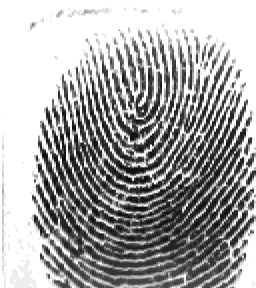
#> input picture ImageSent.bmp, 256 x 288 px
$ python -i FingerPrintMatching.py   (imports and definitions only)   (older library calls are emulated)
#> lines starting #> are read from the running program, lines starting #| are printed output that depends on the picture; after the words box and inside, x2 and y2 are one past the last pixel; in counts of white or black regions, pixels touching at a corner belong together
#> further down, picture is the input picture: shape (288, 256); min 0, max 255, mean 167.1
# Adem Garip

import cv2
import numpy as np
from skimage.metrics import structural_similarity as ssim
from PIL import Image
import io


# the code for gabor and minutiae is written after researching algorithms for them
# also remember that most of the variables might change due to the data set

# [7 lines left out: function gabor_Filter, not called in this run]


def extract_gabor_Features(image, kernel, ktype):
    filtered_image = cv2.filter2D(image, ktype, kernel)
    return filtered_image


def extract_minutiae_Points(image):
    threshold_val, threshold = cv2.threshold(image, 127, 255, cv2.THRESH_BINARY)
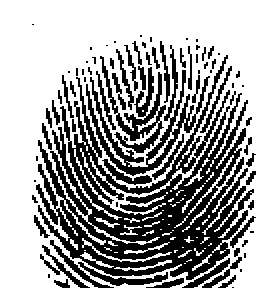
#> threshold: shape (288, 256); 62.3% white; 79 black regions (32 under 20 px)
    Contours, order = cv2.findContours(threshold, cv2.RETR_TREE, cv2.CHAIN_APPROX_SIMPLE)
#> Contours = 156 contours, 77 with area under 20; largest, box (x1, y1, x2, y2) and area: (0, 0, 256, 288) 71159, (35, 54, 255, 281) 19900, (85, 69, 197, 177) 2688, (115, 71, 167, 142) 994, (77, 261, 169, 287) 614; order = 156 rows, first 6: [-1, -1, 1, -1], [2, -1, -1, 0], [3, 1, -1, 0], [4, 2, -1, 0], [5, 3, -1, 0], [6, 4, -1, 0]
    M_points = []
    for contour in Contours:
        Hull = cv2.convexHull(contour, returnPoints=False)
        defects = cv2.convexityDefects(contour, Hull)

        if defects is not None:
            for i in range(defects.shape[0]):
                start, end, far, _ = defects[
                    i, 0]  # the last variable should be distance but since it is not used we can ignore that
                startTuple = tuple(contour[start][0])
                endTuple = tuple(contour[end][0])
                farTuple = tuple(contour[far])

                distance1 = np.linalg.norm(np.array(farTuple) - np.array(endTuple))
                # the np.linalg.norm calculates the Euclidean distance between far and end point basically used built-in function instead of calculating using square roots etc.
                distance2 = np.linalg.norm(np.array(farTuple) - np.array(startTuple))
                distance3 = np.linalg.norm(np.array(startTuple) - np.array(endTuple))
                if distance1 + distance2 >= distance3 and abs(distance1 - distance2) <= distance3:
                    M_points.append(far)

                # the if statement above checks whether the sum of the distances between (far and end points)
                # and (far and start points) are greater or equal to the distance between the start and end points
                # Also it checks whether the difference of the first two distances are greater or equal to the third distance
                # of course since we look at that in magnitude wise we take the abstract of the operation
                # this geometric criteria is often used in minutiae extraction algorithms and the farTuple (point) represents a potential
                # minutiae point
            return M_points
#> this loop made 1 pass
#> (Hull, defects) on pass 1: ([620, 495, 1, 0], [[1, 495, 204, 12288], [495, 620, 530, 6656]])
#> after the loop, M_points = [204, 530]


# [112 lines left out: functions Gabor, Minutiae, Check_Fingerprint, alternativeTesting, sift_extractor, not called in this run]
    #plt.imshow(img3), plt.show()

>>> import cv2
>>> picture = cv2.imread('ImageSent.bmp', cv2.IMREAD_GRAYSCALE)
>>> result = extract_minutiae_Points(picture)
#> result = [204, 530]

$ run again, on saved_image.bmp
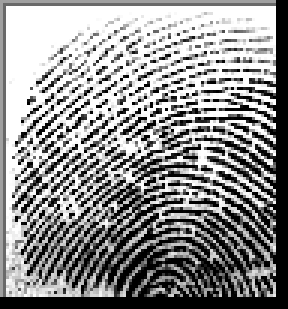
#> input picture saved_image.bmp, 96 x 103 px (shown 3 times larger)
#> picture is the input picture: shape (103, 96); min 0, max 255, mean 143.6
#> in extract_minutiae_Points, `threshold_val, threshold = cv2.threshold(image, 127, 255, cv2.THRESH_B..`:
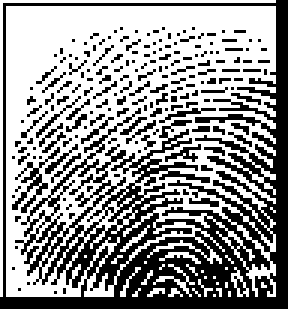
#> threshold: shape (103, 96) (shown 3 times larger); 58% white; 182 black regions (176 under 20 px)
#> Contours = 417 contours, 385 with area under 20; largest, box (x1, y1, x2, y2) and area: (2, 2, 92, 99) 7320, (21, 62, 65, 98) 480, (53, 68, 91, 91) 155, (55, 59, 92, 82) 108, (43, 52, 67, 62) 85; order = 417 rows, first 6: [1, -1, -1, -1], [2, 0, -1, -1], [3, 1, -1, -1], [4, 2, -1, -1], [5, 3, -1, -1], [6, 4, -1, -1]
#> the loop in extract_minutiae_Points, `for contour in Contours:` made 3 passes
#> (contour, Hull) on passes 1 to 2: ([[71, 98]], [0]), ([[76, 97], [76, 98]], [1, 0])
#> after the loop in extract_minutiae_Points, `for contour in Contours:`: M_points = [1]
